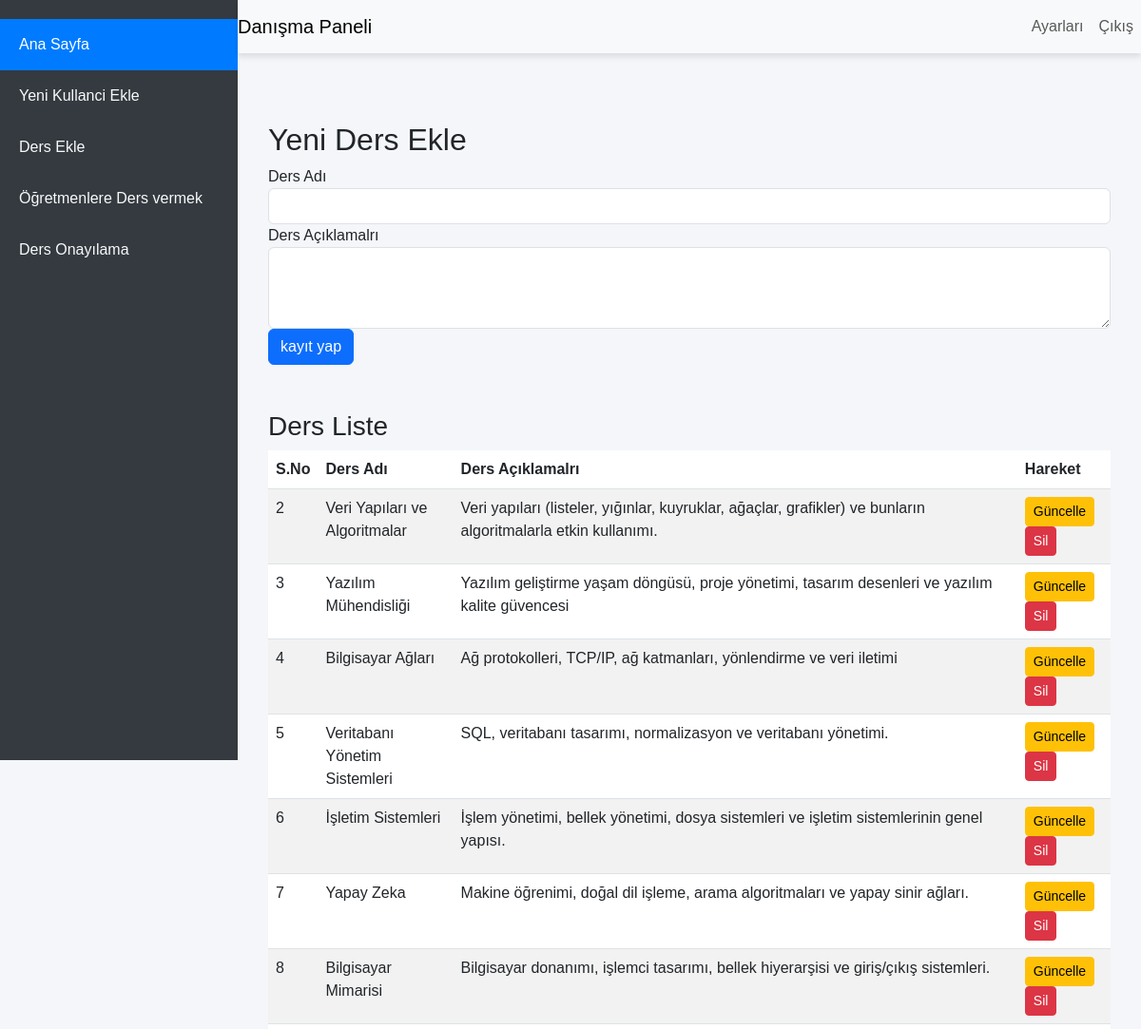
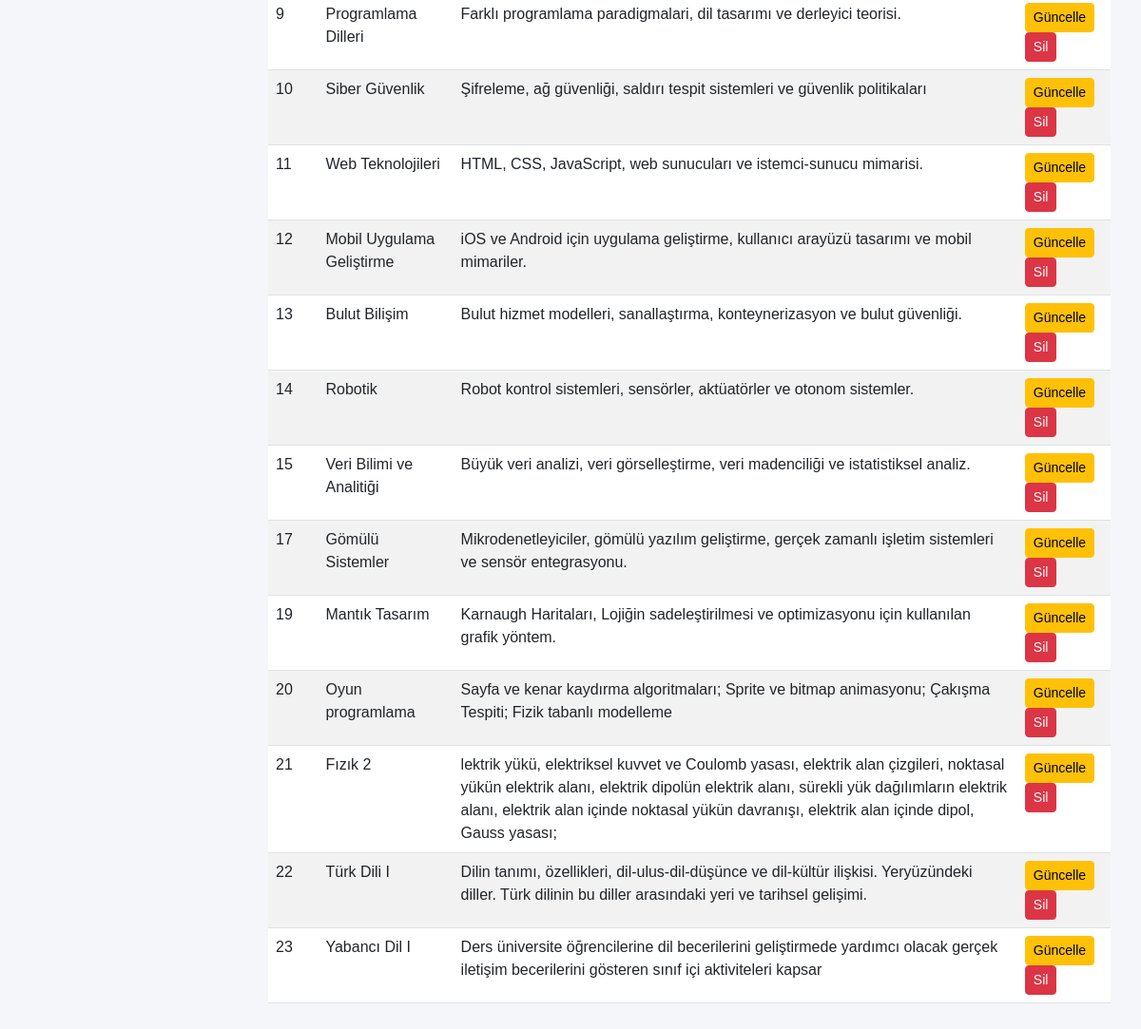
The page /admin/manage_courses.php on the database its author committed (2 pictures, top to bottom).
### tables this page shows
CREATE TABLE `courses` (
  `id` int(10) UNSIGNED NOT NULL,
  `course_name` varchar(100) NOT NULL,
  `course_description` text NOT NULL
);

### admin/manage_courses.php (the view, shortened to what this page needs)
<?php include('../includes/header.php'); ?>
<?php include('../includes/sidebar.php'); ?>
<?php include('../includes/navbar.php'); ?>
<div class="content">
    <div class="container mt-5">
        <h2>Yeni Ders Ekle</h2>
        <form action="manage_courses.php" method="post">
            <div class="form-group">
                <label for="course_name">Ders Adı</label>
                <input type="text" class="form-control" id="course_name" name="course_name" required>
            </div>
            <div class="form-group">
                <label for="course_description">Ders Açıklamalrı</label>
                <textarea class="form-control" id="course_description" name="course_description" rows="3" required></textarea>
            </div>
            <button type="submit" class="btn btn-primary">kayıt yap</button>
        </form>
        <h3 class="mt-5">Ders Liste</h3>
        <table class="table table-striped">
            <thead>
                <tr>
                    <th>S.No</th>
                    <th>Ders Adı</th>
                    <th>Ders Açıklamalrı</th>
                    <th>Hareket</th>
                </tr>
            </thead>
            <tbody>
                <?php
                include('../config.php');
                $sql = "SELECT id, course_name, course_description FROM courses";
                $result = mysqli_query($conn, $sql);
                if (mysqli_num_rows($result) > 0) {
                    while($row = mysqli_fetch_assoc($result)) {
                        echo "<tr>";
                        echo "<td>" . $row["id"] . "</td>";
                        echo "<td>" . $row["course_name"] . "</td>";
                        echo "<td>" . $row["course_description"] . "</td>";
                        echo "<td>";
                        echo "<a href='edit_course.php?id=" . $row["id"] . "' class='btn btn-warning btn-sm'>Güncelle</a>";
                        echo "<a href='delete_course.php?id=" . $row["id"] . "' class='btn btn-danger btn-sm'>Sil</a>";
                        echo "</td>";
                        echo "</tr>";
                    }
                } else {
                    echo "<tr><td colspan='4'>Ders Bulanamadı</td></tr>";
                }
                ?>
            </tbody>
        </table>
    </div>
</div>
<?php include('../includes/footer.php'); ?>

### includes/header.php (shortened to what this page needs)
<!DOCTYPE html>
<html lang="en">
<head>
    <link href="https://cdn.jsdelivr.net/npm/bootstrap@5.3.0/dist/css/bootstrap.min.css" rel="stylesheet">
</head>
<body>

### includes/sidebar.php
<div class="sidebar">
    <a href="dashboard.php" class="active">Ana Sayfa</a>
    <a href="add_user.php">  Yeni Kullanci Ekle </a>
    <a href="../admin/manage_courses.php">Ders Ekle</a>
    <a class="nav-link" href="manage_teacher_courses.php">Öğretmenlere Ders vermek</a>
    <a class="nav-link" href="courses_approval.php">Ders Onayılama</a>
</div>

### includes/navbar.php (shortened to what this page needs)
<nav class="navbar navbar-expand-lg navbar-light bg-light">
    <div class="container-fluid">
        <a class="navbar-brand" href="#"> Danışma Paneli</a>
        <div class="collapse navbar-collapse" id="navbarNav">
            <ul class="navbar-nav ms-auto">
                <li class="nav-item">
                    <a class="nav-link" href="#">Ayarları</a>
                </li>
                <li class="nav-item">
                    <a class="nav-link" href="logout.php">Çıkış</a>
                </li>
            </ul>
        </div>
    </div>
</nav>

### includes/footer.php (shortened to what this page needs)
</body>
</html>

### includes/header.php (style rules this page uses)
body { font-family: 'Arial', sans-serif; background-color: #f4f6f9; margin: 0; }
.sidebar { height: 100vh; width: 250px; position: fixed; top: 0; left: 0; background-color: #343a40; color: #ffffff; padding-top: 20px; }
.sidebar a { padding: 15px 20px; display: block; color: #f8f9fa; text-decoration: none; font-size: 16px; }
.sidebar .active { background-color: #007bff; color: #ffffff; }
.content { margin-left: 250px; padding: 20px; padding-top: 80px; }
.navbar { width: calc(100% - 250px); position: fixed; top: 0; left: 250px; z-index: 1000; background-color: #ffffff; box-shadow: 0 4px 6px rgba(0, 0, 0, 0.1); }
.container-fluid { padding: 0; }

### rows shown on the page
courses: id "2", course_name "Veri Yapıları ve Algoritmalar", course_description "Veri yapıları (listeler, yığınlar, kuyruklar, ağaçlar, grafikler) ve bunların algoritmalarla etkin kullanımı."
courses: id "3", course_name "Yazılım Mühendisliği", course_description "Yazılım geliştirme yaşam döngüsü, proje yönetimi, tasarım desenleri ve yazılım kalite güvencesi"
courses: id "4", course_name "Bilgisayar Ağları", course_description "Ağ protokolleri, TCP/IP, ağ katmanları, yönlendirme ve veri iletimi"
courses: id "5", course_name "Veritabanı Yönetim Sistemleri", course_description "SQL, veritabanı tasarımı, normalizasyon ve veritabanı yönetimi."
courses: id "6", course_name "İşletim Sistemleri", course_description "İşlem yönetimi, bellek yönetimi, dosya sistemleri ve işletim sistemlerinin genel yapısı."
courses: id "7", course_name "Yapay Zeka", course_description "Makine öğrenimi, doğal dil işleme, arama algoritmaları ve yapay sinir ağları."
courses: id "8", course_name "Bilgisayar Mimarisi", course_description "Bilgisayar donanımı, işlemci tasarımı, bellek hiyerarşisi ve giriş/çıkış sistemleri."
courses: id "9", course_name "Programlama Dilleri", course_description "Farklı programlama paradigmalari, dil tasarımı ve derleyici teorisi."
courses: id "10", course_name "Siber Güvenlik", course_description "Şifreleme, ağ güvenliği, saldırı tespit sistemleri ve güvenlik politikaları"
courses: id "11", course_name "Web Teknolojileri", course_description "HTML, CSS, JavaScript, web sunucuları ve istemci-sunucu mimarisi."
courses: id "12", course_name "Mobil Uygulama Geliştirme", course_description "iOS ve Android için uygulama geliştirme, kullanıcı arayüzü tasarımı ve mobil mimariler."
courses: id "13", course_name "Bulut Bilişim", course_description "Bulut hizmet modelleri, sanallaştırma, konteynerizasyon ve bulut güvenliği."
courses: id "14", course_name "Robotik", course_description "Robot kontrol sistemleri, sensörler, aktüatörler ve otonom sistemler."
courses: id "15", course_name "Veri Bilimi ve Analitiği", course_description "Büyük veri analizi, veri görselleştirme, veri madenciliği ve istatistiksel analiz."
courses: id "17", course_name "Gömülü Sistemler", course_description "Mikrodenetleyiciler, gömülü yazılım geliştirme, gerçek zamanlı işletim sistemleri ve sensör entegrasyonu."
courses: id "19", course_name "Mantık Tasarım", course_description "Karnaugh Haritaları, Lojiğin sadeleştirilmesi ve optimizasyonu için kullanılan grafik yöntem."
courses: id "20", course_name "Oyun programlama", course_description "Sayfa ve kenar kaydırma algoritmaları; Sprite ve bitmap animasyonu; Çakışma Tespiti; Fizik tabanlı modelleme"
courses: id "21", course_name "Fızık 2", course_description "lektrik yükü, elektriksel kuvvet ve Coulomb yasası, elektrik alan çizgileri, noktasal yükün elektrik alanı, elektrik dipolün elektrik alanı, sürekli yük dağılımların elektrik alanı, elektrik alan içinde noktasal yükün davranışı, elektrik alan içinde dipol, Gauss yasası;"
courses: id "22", course_name "Türk Dili I", course_description "Dilin tanımı, özellikleri, dil-ulus-dil-düşünce ve dil-kültür ilişkisi. Yeryüzündeki diller. Türk dilinin bu diller arasındaki yeri ve tarihsel gelişimi."
courses: id "23", course_name "Yabancı Dil I", course_description "Ders üniversite öğrencilerine dil becerilerini geliştirmede yardımcı olacak gerçek iletişim becerilerini gösteren sınıf içi aktiviteleri kapsar"
